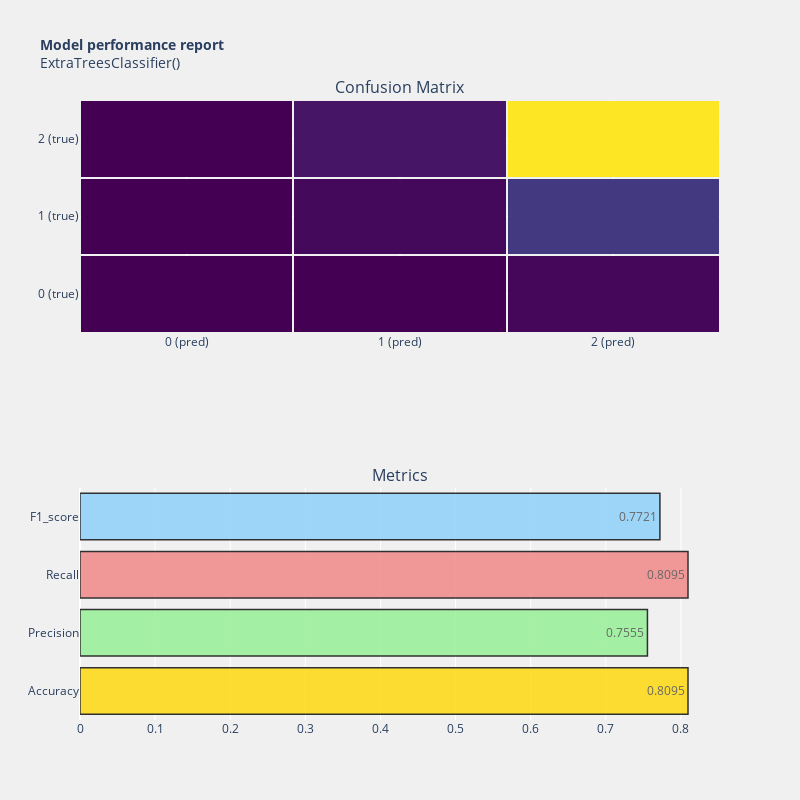

Here is the notebook cell this chart was saved with:
### Code cell
model_performance(extree,y_test, y_pred)

### Figure 1 — Plotly figure (JSON) as saved in the notebook; plotly's stock layout.template omitted (floating-point values rounded to 4 significant figures)
{"data": [{"colorscale": [[0, "#440154"], [0.1111, "#482878"], [0.2222, "#3e4989"], [0.3333, "#31688e"], [0.4444, "#26828e"], [0.5556, "#1f9e89"], [0.6667, "#35b779"], [0.7778, "#6ece58"], [0.8889, "#b5de2b"], [1, "#fde725"]], "showscale": false, "type": "heatmap", "x": ["0 (pred)", "1 (pred)", "2 (pred)"], "xaxis": "x", "xgap": 2, "y": ["0 (true)", "1 (true)", "2 (true)"], "yaxis": "y", "ygap": 2, "z": [[1, 4, 47], [0, 64, 488], [1, 164, 2926]]}, {"marker": {"color": ["gold", "lightgreen", "lightcoral", "lightskyblue"], "line": {"color": "#000000", "width": 1.5}}, "opacity": 0.8, "orientation": "h", "text": [0.8095, 0.7555, 0.8095, 0.7721], "textposition": "auto", "type": "bar", "x": [0.8095, 0.7555, 0.8095, 0.7721], "xaxis": "x2", "y": ["Accuracy", "Precision", "Recall", "F1_score"], "yaxis": "y2"}], "layout": {"annotations": [{"font": {"size": 16}, "showarrow": false, "text": "Confusion Matrix", "x": 0.5, "xanchor": "center", "xref": "paper", "y": 1, "yanchor": "bottom", "yref": "paper"}, {"font": {"size": 16}, "showarrow": false, "text": "Metrics", "x": 0.5, "xanchor": "center", "xref": "paper", "y": 0.375, "yanchor": "bottom", "yref": "paper"}], "autosize": true, "height": 800, "paper_bgcolor": "rgba(240,240,240, 0.95)", "plot_bgcolor": "rgba(240,240,240, 0.95)", "showlegend": false, "title": {"font": {"size": 14}, "text": "<b>Model performance report</b><br>ExtraTreesClassifier()"}, "width": 800, "xaxis": {"anchor": "y", "domain": [0, 1]}, "xaxis2": {"anchor": "y2", "domain": [0, 1]}, "yaxis": {"anchor": "x", "domain": [0.625, 1]}, "yaxis2": {"anchor": "x2", "domain": [0, 0.375]}}}
